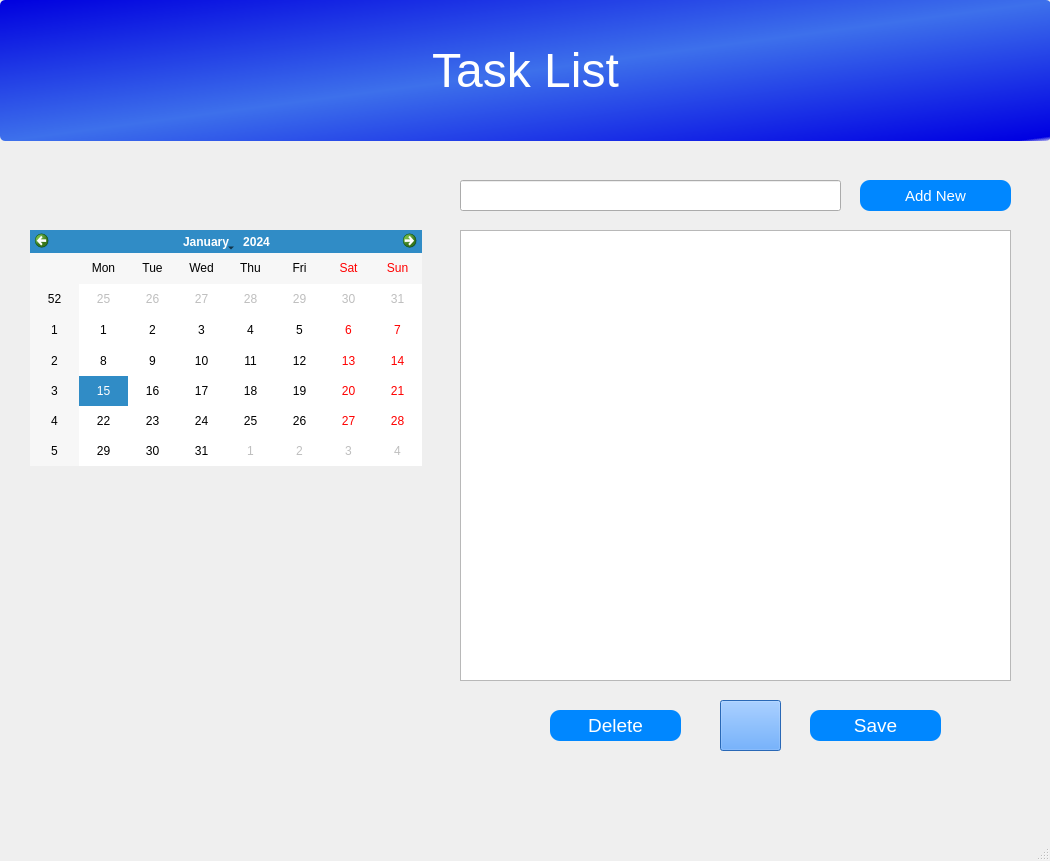
<?xml version="1.0" encoding="UTF-8"?>
<ui version="4.0">
 <class>MainWindow</class>
 <widget class="QMainWindow" name="MainWindow">
  <property name="geometry">
   <rect>
    <x>0</x>
    <y>0</y>
    <width>1050</width>
    <height>861</height>
   </rect>
  </property>
  <property name="windowTitle">
   <string>MainWindow</string>
  </property>
  <property name="styleSheet">
   <string notr="true"/>
  </property>
  <widget class="QWidget" name="centralwidget">
   <widget class="QListWidget" name="listWidget">
    <property name="geometry">
     <rect>
      <x>460</x>
      <y>230</y>
      <width>551</width>
      <height>451</height>
     </rect>
    </property>
    <property name="styleSheet">
     <string notr="true">font-size: 14pt;</string>
    </property>
   </widget>
   <widget class="QPushButton" name="saveButton">
    <property name="geometry">
     <rect>
      <x>810</x>
      <y>710</y>
      <width>131</width>
      <height>31</height>
     </rect>
    </property>
    <property name="styleSheet">
     <string notr="true">background-color :rgb(0, 135, 255);
font: 14pt;
border-radius : 10px;
color: rgb(255, 170, 0);
color: rgb(255, 255, 255);
</string>
    </property>
    <property name="text">
     <string>Save</string>
    </property>
   </widget>
   <widget class="QPushButton" name="addButton">
    <property name="geometry">
     <rect>
      <x>860</x>
      <y>180</y>
      <width>151</width>
      <height>31</height>
     </rect>
    </property>
    <property name="styleSheet">
     <string notr="true">background-color :rgb(0, 135, 255);
font: 11.5pt;
border-radius : 10px;
color: rgb(255, 170, 0);
color: rgb(255, 255, 255);
</string>
    </property>
    <property name="text">
     <string>Add New</string>
    </property>
   </widget>
   <widget class="QPushButton" name="pushButton_3">
    <property name="geometry">
     <rect>
      <x>550</x>
      <y>710</y>
      <width>131</width>
      <height>31</height>
     </rect>
    </property>
    <property name="styleSheet">
     <string notr="true">background-color :rgb(0, 135, 255);
font: 14pt;
border-radius : 10px;
color: rgb(255, 170, 0);
color: rgb(255, 255, 255);
</string>
    </property>
    <property name="text">
     <string>Delete</string>
    </property>
   </widget>
   <widget class="QLabel" name="label">
    <property name="geometry">
     <rect>
      <x>0</x>
      <y>0</y>
      <width>1051</width>
      <height>141</height>
     </rect>
    </property>
    <property name="styleSheet">
     <string notr="true">background-color: qconicalgradient(cx:0, cy:0, angle:135, stop:0 rgba(255, 255, 0, 69), stop:0.375 rgba(255, 255, 0, 69), stop:0.423533 rgba(251, 255, 0, 145), stop:0.45 rgba(247, 255, 0, 208), stop:0.477581 rgba(255, 244, 71, 130), stop:0.518717 rgba(255, 218, 71, 130), stop:0.55 rgba(255, 255, 0, 255), stop:0.57754 rgba(255, 203, 0, 130), stop:0.625 rgba(255, 255, 0, 69), stop:1 rgba(255, 255, 0, 69));
background-color: qlineargradient(spread:reflect, x1:0, y1:0, x2:1, y2:1, stop:0 rgba(0, 0, 223, 255), stop:0.502488 rgba(61, 112, 235, 255), stop:0.98 rgba(0, 0, 226, 255), stop:1 rgba(0, 0, 0, 0));
color: rgb(255, 255, 255);
border-radius : 5px;</string>
    </property>
    <property name="text">
     <string>&lt;html&gt;&lt;head/&gt;&lt;body&gt;&lt;p align=&quot;center&quot;&gt;&lt;padding-top = &quot;5pt&quot;&gt;&lt;span style=&quot; font-size:36pt;&quot;&gt;Task List&lt;/span&gt;&lt;/p&gt;&lt;/body&gt;&lt;/html&gt;</string>
    </property>
   </widget>
   <widget class="QCalendarWidget" name="calendarWidget">
    <property name="geometry">
     <rect>
      <x>30</x>
      <y>230</y>
      <width>392</width>
      <height>236</height>
     </rect>
    </property>
   </widget>
   <widget class="QPushButton" name="listenButton">
    <property name="geometry">
     <rect>
      <x>720</x>
      <y>700</y>
      <width>61</width>
      <height>51</height>
     </rect>
    </property>
    <property name="styleSheet">
     <string notr="true">image: url(:/newPrefix/microphone.png);
background-color: rgb(85, 170, 255);
font: 12pt;


color: rgb(255, 255, 255);
background-color: rgb(57, 146, 255);
</string>
    </property>
    <property name="text">
     <string/>
    </property>
   </widget>
   <widget class="QLineEdit" name="taskLineEdit">
    <property name="geometry">
     <rect>
      <x>460</x>
      <y>180</y>
      <width>381</width>
      <height>31</height>
     </rect>
    </property>
    <property name="styleSheet">
     <string notr="true">font-size :14pt;</string>
    </property>
   </widget>
   <zorder>listWidget</zorder>
   <zorder>addButton</zorder>
   <zorder>saveButton</zorder>
   <zorder>pushButton_3</zorder>
   <zorder>label</zorder>
   <zorder>calendarWidget</zorder>
   <zorder>listenButton</zorder>
   <zorder>taskLineEdit</zorder>
  </widget>
  <widget class="QMenuBar" name="menubar">
   <property name="geometry">
    <rect>
     <x>0</x>
     <y>0</y>
     <width>1050</width>
     <height>26</height>
    </rect>
   </property>
  </widget>
  <widget class="QStatusBar" name="statusbar"/>
 </widget>
 <resources>
  <include location="icons.qrc"/>
 </resources>
 <connections/>
</ui>
